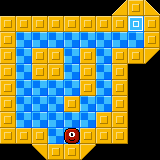

Below is a game level as drawn by its tile map, then a one-line description and the .tmx file that defines it, in full:
An orthogonal 10x10 tile map with 16x16 px tiles, 3 tile layers (floor, walls, items).

<map version="1.10" tiledversion="1.11.0" orientation="orthogonal" renderorder="left-up" width="10" height="10" tilewidth="16" tileheight="16" infinite="0" nextlayerid="4" nextobjectid="1">
 <editorsettings>
  <export format="defold" />
 </editorsettings>
 <properties>
  <property name="moves" type="int" value="6" />
  <property name="name" value="IN THE CORNER" />
 </properties>
 <tileset firstgid="1" source="tiles.tsx" />
 <layer id="1" name="floor" width="10" height="10">
  <data encoding="csv">
0,0,0,0,0,0,0,0,0,0,
0,0,0,0,0,0,0,0,52,0,
0,52,52,52,52,52,52,52,52,0,
0,52,0,0,52,0,52,0,0,0,
0,52,0,0,52,0,52,0,0,0,
0,52,52,52,52,0,52,0,0,0,
0,52,52,52,0,52,52,0,0,0,
0,52,52,52,52,52,0,0,0,0,
0,0,0,52,52,0,0,0,0,0,
0,0,0,0,0,0,0,0,0,0
</data>
 </layer>
 <layer id="2" name="walls" width="10" height="10">
  <data encoding="csv">
0,0,0,0,0,0,0,53,51,54,
51,51,51,51,51,51,51,51,0,51,
51,0,0,0,0,0,0,0,0,51,
51,0,51,51,0,51,0,51,51,56,
51,0,51,51,0,51,0,51,0,0,
51,0,0,0,0,51,0,51,0,0,
51,0,0,0,51,0,0,51,0,0,
51,0,0,0,0,0,51,51,0,0,
51,51,51,0,0,51,51,51,0,0,
0,0,55,51,51,56,0,0,0,0
</data>
 </layer>
 <layer id="3" name="items" width="10" height="10">
  <data encoding="csv">
0,0,0,0,0,0,0,0,0,0,
0,0,0,0,0,0,0,0,1,0,
0,0,0,0,0,0,0,0,0,0,
0,0,0,0,0,0,0,0,0,0,
0,0,0,0,0,0,0,0,0,0,
0,0,0,0,0,0,0,0,0,0,
0,0,0,0,0,0,0,0,0,0,
0,0,0,0,0,0,0,0,0,0,
0,0,0,0,2,0,0,0,0,0,
0,0,0,0,0,0,0,0,0,0
</data>
 </layer>
</map>
